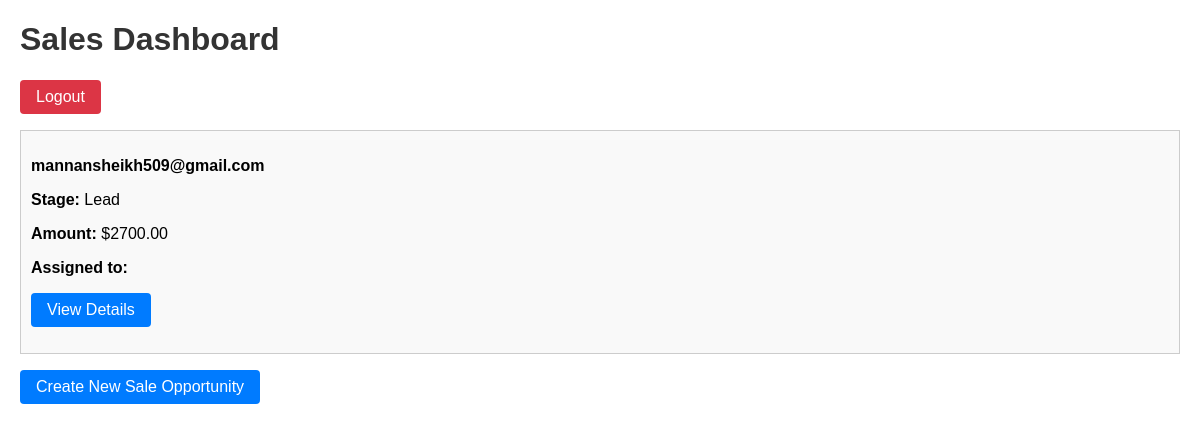
Page /sales/ on the committed database.
### sales/models.py (models this page shows, shortened)
class Sale(models.Model):
    customer = models.ForeignKey(Customer, on_delete=models.CASCADE)
    amount = models.DecimalField(max_digits=10, decimal_places=2)
    STAGE_CHOICES = [
        ('Lead', 'Lead'),
        ('Contacted', 'Contacted'),
        ('Qualified', 'Qualified'),
        ('Negotiation', 'Negotiation'),
        ('Won', 'Won'),
        ('Lost', 'Lost'),
    ]
    stage = models.CharField(max_length=20, choices=STAGE_CHOICES)
    user = models.ForeignKey(settings.AUTH_USER_MODEL, on_delete=models.CASCADE)
    notes = models.TextField(blank=True)
    created_at = models.DateTimeField(auto_now_add=True)

### customers/models.py (models this page shows)
class Customer(models.Model):
    user = models.OneToOneField(settings.AUTH_USER_MODEL, on_delete=models.CASCADE)
    name = models.CharField(max_length=255)
    email = models.EmailField(unique=False)
    phone_number = models.CharField(max_length=20, blank=True)
    address = models.TextField(blank=True)
    def __str__(self):
        return self.user.email

### accounts/models.py (models this page shows, shortened)
class User(AbstractBaseUser, PermissionsMixin):
    email = models.EmailField(
        verbose_name='Email',
        max_length=255,
        unique=True,
    )
    name = models.CharField(max_length=200)
    tc = models.BooleanField(default=False)
    is_active = models.BooleanField(default=True)
    is_staff = models.BooleanField(default=False)  # Ensure this field exists
    is_superuser = models.BooleanField(default=False)  # Ensure this field exists
    created_at = models.DateTimeField(auto_now_add=True)
    updated_at = models.DateTimeField(auto_now=True)
    objects = UserManager()
    USERNAME_FIELD = 'email'
    REQUIRED_FIELDS = ['name', 'tc']

### sales/views.py (the view)
# urls.py: path('', views.sale_list, name='sale_list'),
def sale_list(request):
    sales = Sale.objects.all()
    return render(request, 'sales/sale_list.html', {'sales': sales})

### sales/templates/sales/sale_list.html (shortened to what this page needs)
<!DOCTYPE html>
<html lang="en">
<head>
</head>
<body>
  <h1>Sales Dashboard</h1>
  <p><a class="btn logout-btn" href="{% url 'accounts:logout' %}">Logout</a></p>
  <div>
    {% for sale in sales %}
      <div class="sale-item">
        <p><strong>{{ sale.customer }}</strong></p>
        <p><strong>Stage:</strong> {{ sale.get_stage_display }}</p>
        <p><strong>Amount:</strong> ${{ sale.amount }}</p>
        <p><strong>Assigned to:</strong> {{ sale.assigned_to }}</p>
        <p><a class="btn" href="{% url 'sales:sale_detail' sale.pk %}">View Details</a></p>
      </div>
    {% empty %}
      <p>No sales opportunities available.</p>
    {% endfor %}
  </div>
  <p><a class="btn" href="{% url 'sales:sale_create' %}">Create New Sale Opportunity</a></p>
</body>
</html>

### sales/templates/sales/sale_list.html (style rules this page uses)
body { font-family: Arial, sans-serif; margin: 20px; }
h1 { color: #333; }
.sale-item { border: 1px solid #ccc; padding: 10px; margin-bottom: 10px; background-color: #f9f9f9; }
.btn { display: inline-block; padding: 8px 16px; background-color: #007bff; color: #fff; text-decoration: none; border-radius: 4px; }
.logout-btn { background-color: #dc3545; border: none; color: #fff; cursor: pointer; }

### rows in the picture
Sale: customer "mannansheikh509@gmail.com", stage "Lead", amount "2700.00"
